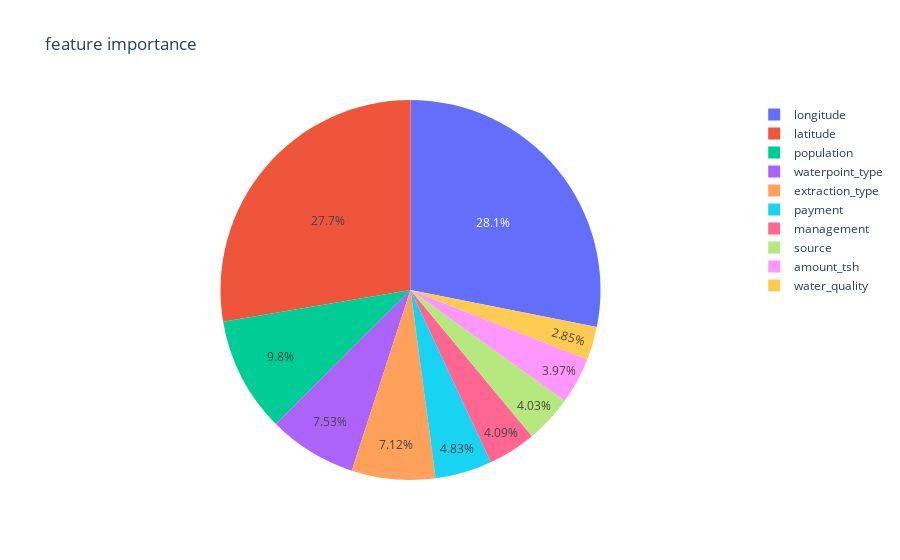

Write notebook code for a chart like this one.
### Code cell
importance = model.feature_importances_
importance_dict = {}
for name, importance in zip(names, importance):
    # remove numerals from name
    name = "".join([c for c in name if not c.isdigit()])
    if name in list(importance_dict.keys()):
        importance_dict[name] += importance
    else:
        importance_dict[name] = importance
importance_dict_df = {"name": [], "importance": []}
for name, importance in importance_dict.items():
    importance_dict_df["name"].append(name)
    importance_dict_df["importance"].append(importance*100)

df = pd.DataFrame(importance_dict_df).sort_values("importance", ascending=False)
px.pie(df, values="importance", names="name", title="feature importance")

### Figure 1 — Plotly figure (JSON) as saved in the notebook; plotly's stock layout.template omitted (floating-point values rounded to 4 significant figures)
{"data": [{"domain": {"x": [0, 1], "y": [0, 1]}, "hovertemplate": "name=%{label}<br>importance=%{value}<extra></extra>", "labels": ["longitude", "latitude", "population", "waterpoint_type", "extraction_type", "payment", "management", "source", "amount_tsh", "water_quality"], "legendgroup": "", "name": "", "showlegend": true, "type": "pie", "values": [28.12, 27.67, 9.796, 7.528, 7.118, 4.833, 4.086, 4.031, 3.969, 2.847]}], "layout": {"legend": {"tracegroupgap": 0}, "title": {"text": "feature importance"}}}
